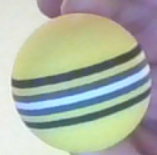
#> input picture Week9/template1.png, 157 x 155 px, found by its file name; the run also reads 1 picture not shown here
$ python recognition_template_inputs.py
#> lines starting #> are read from the running program, lines starting #| are printed output that depends on the picture
import cv2

# List of template filenames
template_files = [
    r"Week9\template1.png",
    r"Week9\template2.png",
    r"Week9\template3.png",
    r"Week9\template4.png",
    r"Week9\template5.png"
]

# Load and compute SIFT keypoints/descriptors for each template
sift = cv2.SIFT_create()
templates = []
for filename in template_files:
    img = cv2.imread(filename, cv2.IMREAD_GRAYSCALE)
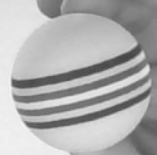
#> img: shape (155, 157); min 66, max 245, mean 174.7
    if img is None:
        print(f"Cannot load {filename}")
        exit()
    kp, des = sift.detectAndCompute(img, None)
#> kp = 41 keypoints; strongest (x, y, size): (16, 83, 6.8), (146, 70, 5.3), (30, 125, 4.9), (21, 112, 4.7)
    templates.append({"name": filename, "image": img, "kp": kp, "des": des})

# Load the test image
test_img = cv2.imread(r"Week9\template.png", cv2.IMREAD_GRAYSCALE)
if test_img is None:
    print("Cannot load template")
    exit()

kp_test, des_test = sift.detectAndCompute(test_img, None)
#> kp_test has the same summary as kp
if des_test is None:
    print("No descriptors in test image!")
    exit()

# Initialize matcher
bf = cv2.BFMatcher()

# For each template, compute the number of good matches with the test image
MIN_MATCH_COUNT = 4    # to compute homography or for robust matching
best_match_name = None
best_good_matches = []
max_good = 0

for tpl in templates:
    if tpl["des"] is None:
        print(f"No descriptors in {tpl['name']}")
        continue
    matches = bf.knnMatch(tpl["des"], des_test, k=2)
    # Ratio test as per Lowe's paper
    good = []
    for m, n in matches:
        if m.distance < 0.75 * n.distance:
            good.append(m)
    print(f"{tpl['name']}: {len(good)} good matches")
    if len(good) > max_good:
        max_good = len(good)
        best_match_name = tpl["name"]
        best_good_matches = good
        best_tpl = tpl

if best_match_name:
    print(f"\nBest match: {best_match_name} with {max_good} good matches")
    # Optionally, visualize matches
    img_matches = cv2.drawMatches(best_tpl["image"], best_tpl["kp"], test_img, kp_test, best_good_matches, None, flags=2)
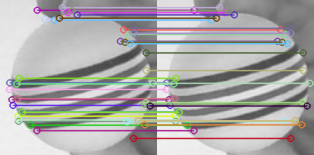
#> img_matches: shape (155, 314, 3); mean of channels 0, 1, 2 167.7, 168.9, 170.4; drawn as B, G, R
    cv2.imshow('Best SIFT Matches', img_matches)
    cv2.waitKey(0)
    cv2.destroyAllWindows()
else:
    print("No good match found among templates.")
